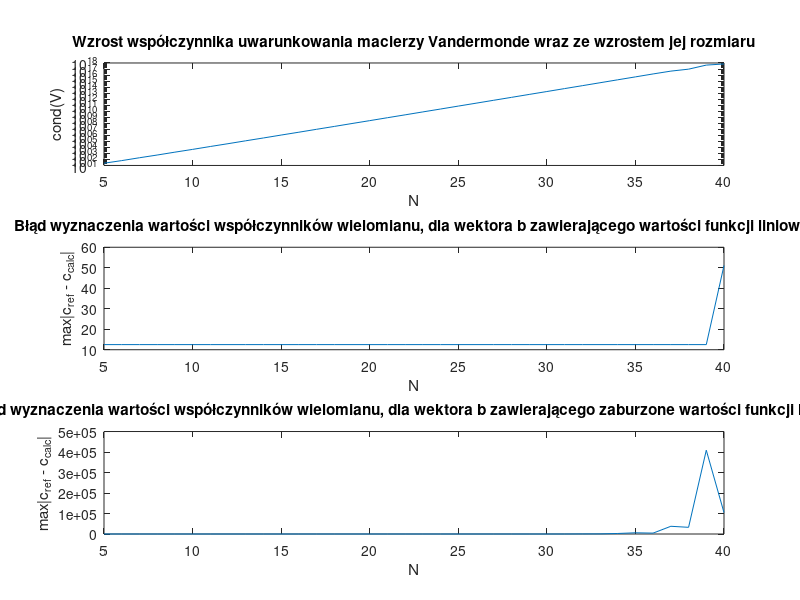

This chart was generated by the following MATLAB code:
function [matrix_condition_numbers, max_coefficients_difference_1, max_coefficients_difference_2] = zadanie3()
	% Zwracane są trzy wektory wierszowe:
	% matrix_condition_numbers - współczynniki uwarunkowania badanych macierzy Vandermonde
	% max_coefficients_difference_1 - maksymalna różnica między referencyjnymi a obliczonymi współczynnikami wielomianu,
	%       gdy b zawiera wartości funkcji liniowej
	% max_coefficients_difference_2 - maksymalna różnica między referencyjnymi a obliczonymi współczynnikami wielomianu,
	%       gdy b zawiera zaburzone wartości funkcji liniowej
	
	N = 5:40;
	
	%% chart 1
	matrix_condition_numbers = zeros(1, length(N));
	for i = 1:length(N)
		ni = N(i);
		V = vandermonde_matrix(ni);
		matrix_condition_numbers(i) = cond(V);
	end
	f = figure;
	subplot(3,1,1);
	semilogy(N, matrix_condition_numbers);
	xlabel('N');
	ylabel('cond(V)');
	title('Wzrost współczynnika uwarunkowania macierzy Vandermonde wraz ze wzrostem jej rozmiaru');
	
	
	%% chart 2
	a1 = randi([20,30]);
	max_coefficients_difference_1 = zeros(1, length(N));
	for i = 1:length(N)
		ni = N(i);
		V = vandermonde_matrix(ni);
		
		% Niech wektor b zawiera wartości funkcji liniowej
		b = linspace(0,a1,ni)';
		reference_coefficients = [ 0; a1; zeros(ni-2,1) ]; % tylko a1 jest niezerowy
		
		% Wyznacznie współczynników wielomianu interpolującego
		calculated_coefficients = V \ b;
	
		max_coefficients_difference_1(i) = max(abs(calculated_coefficients-reference_coefficients));
	end
	subplot(3,1,2);
	plot(N, max_coefficients_difference_1);
	xlabel('N');
	ylabel('max|c_{ref} - c_{calc}|');
	title('Błąd wyznaczenia wartości współczynników wielomianu, dla wektora b zawierającego wartości funkcji liniowej');
	
	%% chart 3
	max_coefficients_difference_2 = zeros(1, length(N));
	for i = 1:length(N)
		ni = N(i);
		V = vandermonde_matrix(ni);
		
		% Niech wektor b zawiera wartości funkcji liniowej nieznacznie zaburzone
		b = linspace(0,a1,ni)' + rand(ni,1)*1e-10;
		reference_coefficients = [ 0; a1; zeros(ni-2,1) ]; % tylko a1 jest niezerowy
		
		% Wyznacznie współczynników wielomianu interpolującego
		calculated_coefficients = V \ b;
		
		max_coefficients_difference_2(i) = max(abs(calculated_coefficients-reference_coefficients));
	end
	subplot(3,1,3);
	plot(N, max_coefficients_difference_2);
	xlabel('N');
	ylabel('max|c_{ref} - c_{calc}|');
	title('Błąd wyznaczenia wartości współczynników wielomianu, dla wektora b zawierającego zaburzone wartości funkcji liniowej');
	hold off;
	exportgraphics(f, 'zadanie3.png', 'Resolution', 300);

end
	
	
function V = vandermonde_matrix(N)
	% Generuje macierz Vandermonde dla N punktów równomiernie rozmieszczonych w przedziale [0, 1]
	x_coarse = linspace(-1,1,N);
	V = zeros(N,N);
	for i = 1:N
		for j = 1:N
			V(i,j) = x_coarse(i)^(j-1);
		end
	end
end